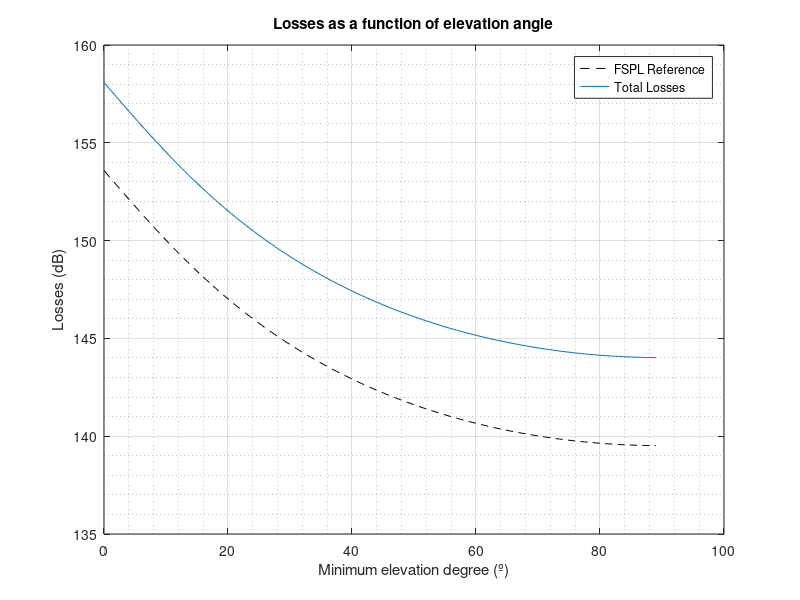
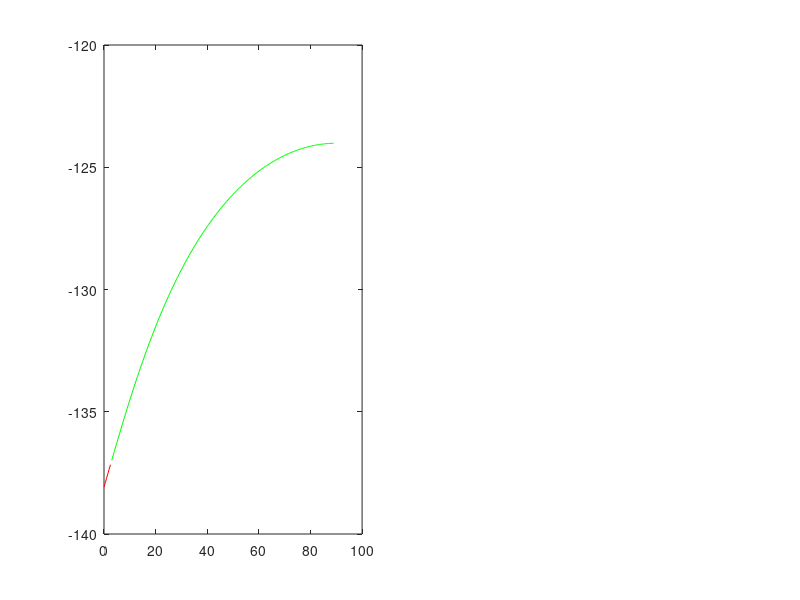

Reproduce these figures in MATLAB, in order. (Note: this script raises an error after producing the figures.)
%% Minimum Elevation Angle calculator
% Juan Del Pino Mena - 2023
% PLUTON UPV

% Graphically calculates the received power and SNR by minimum elevation angle. Considers
% only the worst case scenario (minimum elevation, maximum distances).
% This uses a simple FSPL model and a circular orbit

close all;
clearvars;



%% Constants

RT = 6371e3; % Radius of the Earth (m)

epsilon_0 = 8.854188e-12;  % [F/m] Vacuum electrical permitivity
mu_0 = 4 * pi * 1e-7;  % [T x m/A] Vacuum magnetic permitivity
c_0 = 1 / sqrt(epsilon_0 * mu_0);  % [m/s] Wave propagation speed in vacuum

k_B = 1.381e-23;  %  [J/K] Boltzmann's constant



%% Configuration

% Orbit parameters

h = 520e3;  % [m] Height of the satellite orbit avobe the Earth's surface


% Radio parameters

freq = 434e6;  % [Hz] Carrier frequency
BW = 125e3;  % [Hz] Bandwidth
P_tx_dBm = 20;  % [dBm] TX Power
S_rx_dBm = -137;  % [dBm] RX Sensitivity
SNR_limit_dBm = -20;  % [dB] Minimum SNR required

G_sat = 0;  % [dBi] Satellite antenna gain
G_gs = 0;  % [dBi] Ground Station antenna gain

% Noise in the antennas
noise_temp_ant_ul_K = 290;  % [K] For uplink 290 K is considered as the worst case
noise_temp_ant_dl_K = 2340; % [K] For downlink 2340 K for an electromagnetically busy area


% Losses

% These losses must be calculated prior execution. The values specified here are suitable 
% for a 434 MHz, circularly polarized carrier. Pessimistic approximation (complete loss of
% a polarization component due to Faraday rotation, and half power lost due to insertion 
% losses). Atmosphetic losses are low at this frequency.

loss_atmos_dB = 0.5;  % [dB] Atmospheric losses
loss_faraday_dB = 3;  % [dB] Faraday rotation losses
loss_insertion_dB = 1;  % [dB] Insertion losses


% Elevation angle sweep setup
min_elevation_degree = 0:0.5:89;  % [degrees]
min_elevation_rad = (pi / 180) .* min_elevation_degree;  % [rads]



%% Calculus of losses

% [sr] Solid angle of the satellite coverage.
solid_angle_sr = pi/2 - min_elevation_rad ...
                 - asin((RT .* cos(min_elevation_rad)) ./ (RT + h));

% [m] Slant range at minimum elevation (worst case)
max_distance_m = (RT + h) .* (sin(solid_angle_sr) ./ cos(min_elevation_rad));

% FSPL: Free-Space path losses
fspl_linear = ((4 .* pi .* max_distance_m .* freq) ./ (c_0)) .^ 2;
fspl_dB = 10 .* log10(fspl_linear);

% Total losses
loss_total_dB = fspl_dB + loss_atmos_dB + loss_faraday_dB + loss_insertion_dB;


figure();
plot(min_elevation_degree, fspl_dB, '--k');
hold on;
plot(min_elevation_degree, loss_total_dB);
title("Losses as a function of elevation angle")
legend("FSPL Reference", "Total Losses");
xlabel("Minimum elevation degree (º)");
ylabel("Losses (dB)");
grid on; grid minor;



%% Link budget

P_rx_dBm = P_tx_dBm + G_sat + G_gs - loss_total_dB;  % [dB] Received power


% Distinguish between the angles that comply and the ones which do not

P_rx_good = P_rx_dBm(P_rx_dBm >= S_rx_dBm);
P_rx_min_elevation_good = min_elevation_degree(P_rx_dBm >= S_rx_dBm);
P_rx_bad = P_rx_dBm(P_rx_dBm < S_rx_dBm);
P_rx_min_elevation_bad = min_elevation_degree(P_rx_dBm < S_rx_dBm);


figure();
subplot(1,2,1);
plot(P_rx_min_elevation_bad, P_rx_bad, '-r');
hold on;
plot(P_rx_min_elevation_good, P_rx_good, '-g');
yline(S_rx_dBm, "--", sprintf("Sensitivity: %d dBm", S_rx_dBm));
title("Received power as a function of elevation angle");
xlabel("Minimum elevation degree (º)");
ylabel("P_{RX} (dBm)");
grid on; grid minor;

subplot(1,2,2);
plot(P_rx_min_elevation_bad, P_rx_bad - S_rx_dBm, '-r');
hold on;
plot(P_rx_min_elevation_good, P_rx_good - S_rx_dBm, '-g');
yline(0, "--", "Limit of power compliance");
title("Received power margin over Sensitivity, as a function of elevation angle");
xlabel("Minimum elevation degree (º)");
ylabel("P_{RX} - S_{RX} (dB)");
grid on; grid minor;



%% SNR

N_ul_dBm = 10*log10(BW * k_B * noise_temp_ant_ul_K) + 30;  % [dBm] Noise power in uplink
N_dl_dBm = 10*log10(BW * k_B * noise_temp_ant_dl_K) + 30;  % [dBm] Noise power in downlink

SNR_ul_dB = P_rx_dBm - N_ul_dBm;  % [dB] Uplink SNR
SNR_dl_dB = P_rx_dBm - N_dl_dBm;  % [dB] Downlink SNR


% Distinguish between the angles that comply and the ones which do not

SNR_ul_good = SNR_ul_dB(SNR_ul_dB >= SNR_limit_dBm);
SNR_ul_min_elevation_good = min_elevation_degree(SNR_ul_dB >= SNR_limit_dBm);
SNR_ul_bad = SNR_ul_dB(SNR_ul_dB < SNR_limit_dBm);
SNR_ul_min_elevation_bad = min_elevation_degree(SNR_ul_dB < SNR_limit_dBm);

SNR_dl_good = SNR_dl_dB(SNR_dl_dB >= SNR_limit_dBm);
SNR_dl_min_elevation_good = min_elevation_degree(SNR_dl_dB >= SNR_limit_dBm);
SNR_dl_bad = SNR_dl_dB(SNR_dl_dB < SNR_limit_dBm);
SNR_dl_min_elevation_bad = min_elevation_degree(SNR_dl_dB < SNR_limit_dBm);


figure();
subplot(1,2,1);
plot(SNR_ul_min_elevation_bad, SNR_ul_bad, '-r');
hold on;
plot(SNR_ul_min_elevation_good, SNR_ul_good, '-g');
yline(SNR_limit_dBm, "--", sprintf("SNR limit: %d dB", SNR_limit_dBm));
title("Uplink SNR as a function of elevation angle");
xlabel("Minimum elevation degree (º)");
ylabel("SNR at receiver (dB)");
grid on; grid minor;

subplot(1,2,2);
plot(SNR_dl_min_elevation_bad, SNR_dl_bad, '-r');
hold on;
plot(SNR_dl_min_elevation_good, SNR_dl_good, '-g');
yline(SNR_limit_dBm, "--", sprintf("SNR limit: %d dB", SNR_limit_dBm));
title("Downlink SNR as a function of elevation angle");
xlabel("Minimum elevation degree (º)");
ylabel("SNR at receiver (dB)");
grid on; grid minor;














